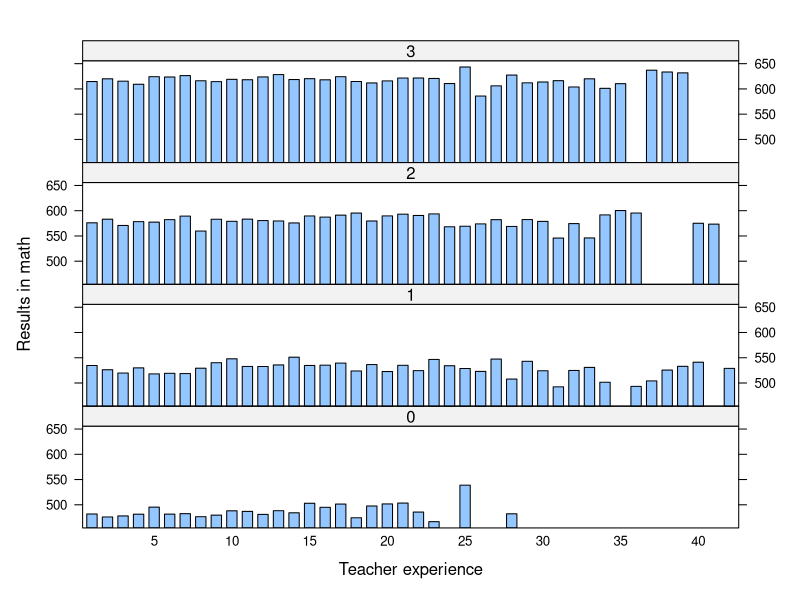
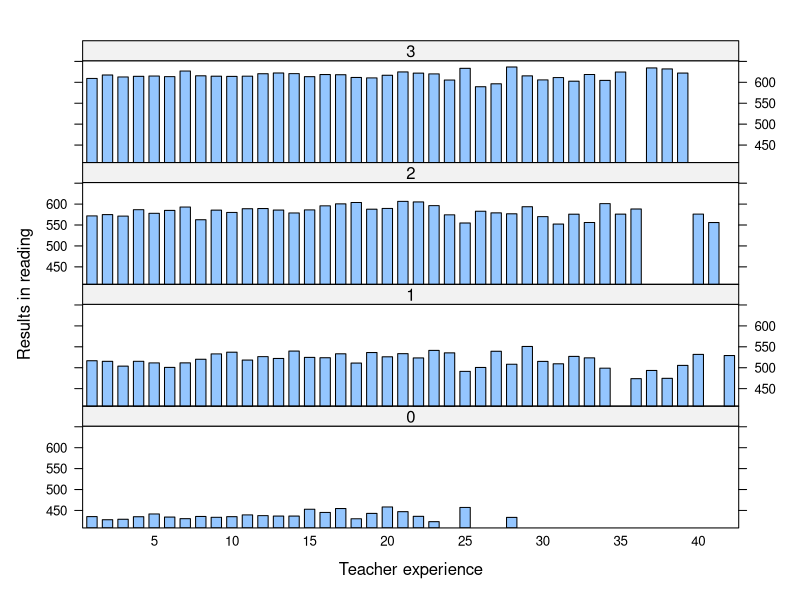
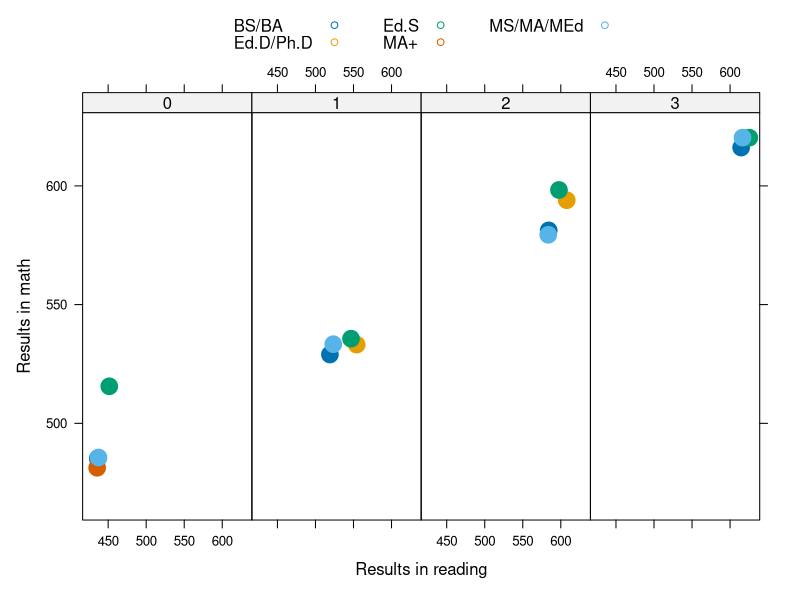
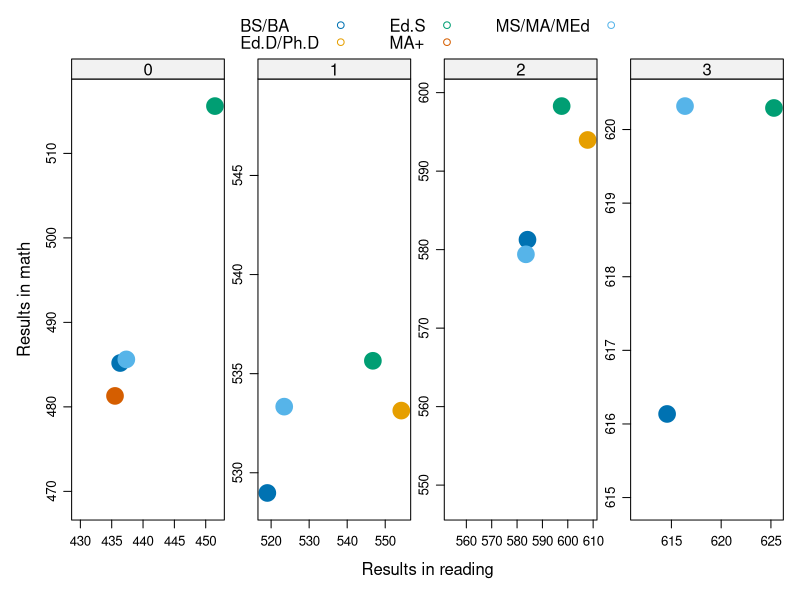
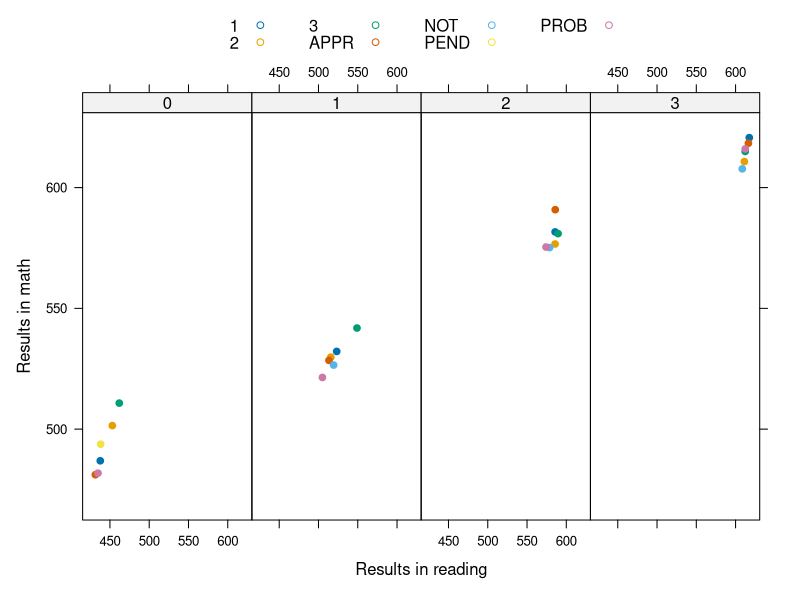
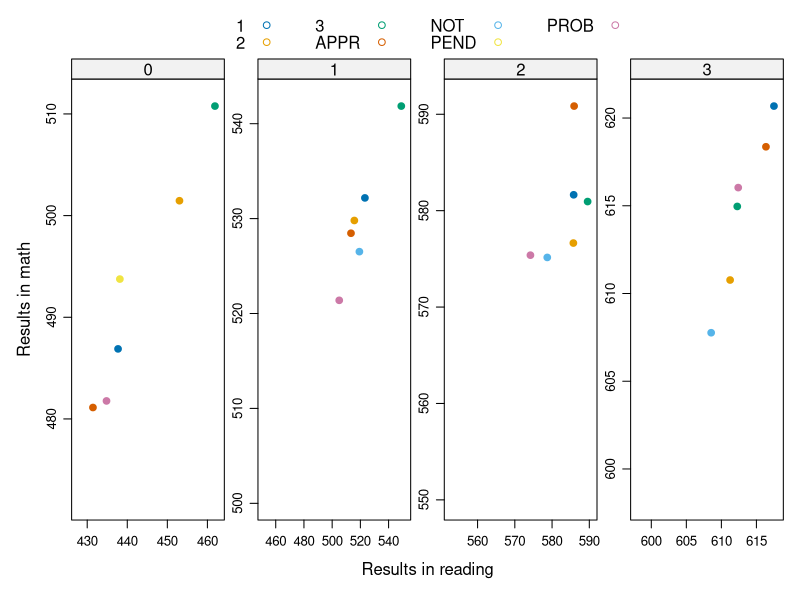
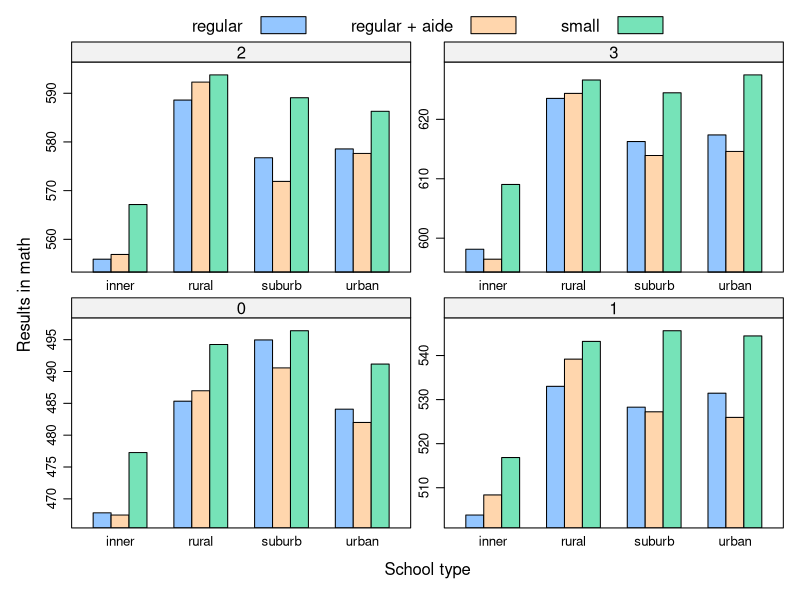
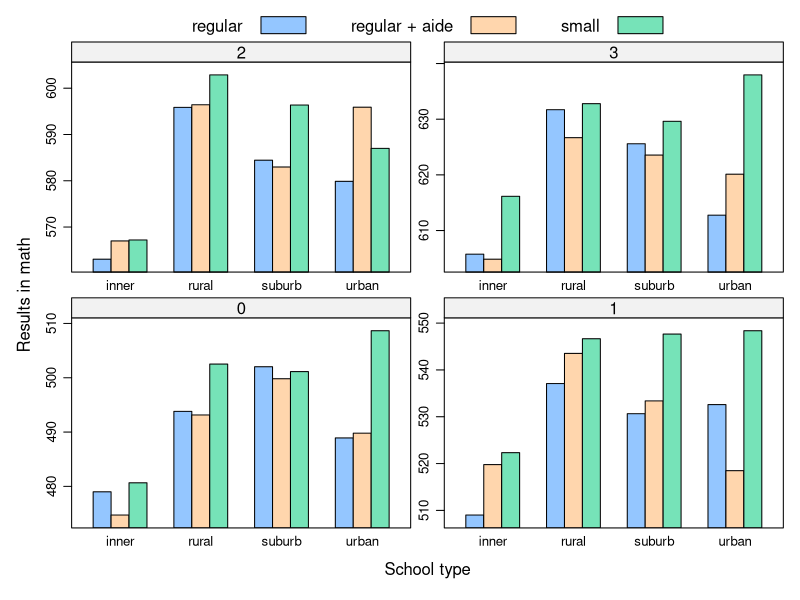

The R script that drew these images, in order:
## ---- chunk 1
library(dplyr)
library(lattice)

df <- read.table("data.txt", header=TRUE, sep=" ", na.strings = c("NA", " ")) %>% mutate(yrs = factor(yrs))
head(df)
## ---- chunk 2
df.tmp <- df %>% group_by(exp, yrs) %>% 
        summarise(math = mean(math, na.rm=TRUE), read = mean(read, na.rm=TRUE))
barchart(math~exp|yrs, data = df.tmp, 
        layout=c(1, 4), horiz=FALSE,  scales = list(x = list(at = c(5, 10, 15, 20, 25, 30, 35, 40))),
        xlab="Teacher experience", ylab="Results in math")

barchart(read~exp|yrs, data = df.tmp,
         layout=c(1, 4), horiz=FALSE, scales = list(x = list(at = c(5, 10, 15, 20, 25, 30, 35, 40))),
         xlab="Teacher experience", ylab="Results in reading")
## ---- chunk 3
df.tmp <- df %>% group_by(hdeg, yrs) %>% 
      summarise(math = mean(math, na.rm=TRUE), read = mean(read, na.rm=TRUE))
xyplot(math~read|yrs, data = df.tmp, 
      group=hdeg, layout=c(4, 1), pch=19, cex=2,
      auto.key=list(space="top", columns=3),
      xlab="Results in reading", ylab="Results in math")
xyplot(math~read|yrs, data = df.tmp, 
      group=hdeg, layout=c(4, 1), pch=19, cex=2, scales="free",
      auto.key=list(space="top", columns=3),
      xlab="Results in reading", ylab="Results in math")

## ---- chunk 4
df.tmp <- df %>% group_by(clad, yrs) %>% 
      summarise(math = mean(math, na.rm=TRUE), read = mean(read, na.rm=TRUE))
xyplot(math~read|yrs, data = df.tmp , 
      group=clad, layout=c(4, 1), pch=19,
      auto.key=list(space="top", columns=4),
      xlab="Results in reading", ylab="Results in math")
xyplot(math~read|yrs, data = df.tmp , 
      group=clad, layout=c(4, 1), pch=19, scales="free",
      auto.key=list(space="top", columns=4),
      xlab="Results in reading", ylab="Results in math")
## ---- chunk 5
df.new <- df %>% filter(exp >= 1) %>% group_by(sch, yrs) %>% 
          mutate(med.read = median(read, na.rm=TRUE), med.math = median(math, na.rm=TRUE)) %>%
          ungroup()
df.count.all <- df.new  %>% group_by(tch) %>% summarise(n = n())  %>% filter(n >= 10)
df.count.best <- df.new %>% filter(read > med.read | math > med.math) %>% group_by(tch) %>% 
          summarise(n = n())
df.tch <- inner_join(df.count.best, df.count.all, by = "tch") %>% mutate(pref = n.x / n.y) %>%
          filter(pref > 0.5)
df.new <- inner_join(df.new, df.tch, by = "tch")

df.new
## ---- chunk 6
df.tmp <- df %>% group_by(yrs, schtype, cltype) %>% 
        summarise(math = mean(math, na.rm=TRUE), read = mean(read, na.rm=TRUE))
df.new.tmp <- df.new %>% group_by(yrs, schtype, cltype) %>% 
        summarise(math = mean(math, na.rm=TRUE), read = mean(read, na.rm=TRUE))

barchart(math~schtype|yrs, data = df.tmp,
        horiz=FALSE, group=cltype, scales = "free",
        auto.key=list(space="top", columns=3, text=c("regular", "regular + aide", "small")),
        xlab="School type", ylab="Results in math")
barchart(math~schtype|yrs, data = df.new.tmp,
        horiz=FALSE, group=cltype, scales = "free",
        auto.key=list(space="top", columns=3, text=c("regular", "regular + aide", "small")),
        xlab="School type", ylab="Results in math")
barchart(read~schtype|yrs, data = df.tmp,
        horiz=FALSE, group=cltype, scales = "free",
        auto.key=list(space="top", columns=3, text=c("regular", "regular + aide", "small")),
        xlab="School type", ylab="Results in reading")
barchart(read~schtype|yrs, data = df.new.tmp,
        horiz=FALSE, group=cltype, scales = "free",
        auto.key=list(space="top", columns=3, text=c("regular", "regular + aide", "small")),
        xlab="School type", ylab="Results in reading")
## ---- chunk 7
df.tmp <- df %>% group_by(yrs, ses, cltype) %>% 
        summarise(math = mean(math, na.rm=TRUE), read = mean(read, na.rm=TRUE))
df.new.tmp <- df.new %>% group_by(yrs, ses, cltype) %>% 
        summarise(math = mean(math, na.rm=TRUE), read = mean(read, na.rm=TRUE))

barchart(math~ses|yrs, data = df.tmp,
        horiz=FALSE, group=cltype, scales = "free",
        auto.key=list(space="top", columns=3, text=c("regular", "regular + aide", "small")),
        xlab="Socioeconomic status", ylab="Results in math")
barchart(math~ses|yrs, data = df.new.tmp, 
        horiz=FALSE, group=cltype, scales = "free",
        auto.key=list(space="top", columns=3, text=c("regular", "regular + aide", "small")),
        xlab="Socioeconomic status", ylab="Results in math")
barchart(read~ses|yrs, data = df.tmp,
        horiz=FALSE, group=cltype, scales = "free",
        auto.key=list(space="top", columns=3, text=c("regular", "regular + aide", "small")),
        xlab="Socioeconomic status", ylab="Results in reading")
barchart(read~ses|yrs, data = df.new.tmp,
        horiz=FALSE, group=cltype, scales = "free",
        auto.key=list(space="top", columns=3, text=c("regular", "regular + aide", "small")),
        xlab="Socioeconomic status", ylab="Results in reading")
## ---- chunk 8
df.tmp <- df %>% group_by(yrs, sx, cltype) %>% 
        summarise(math = mean(math, na.rm=TRUE), read = mean(read, na.rm=TRUE))
df.new.tmp <- df.new %>% group_by(yrs, sx, cltype) %>% 
        summarise(math = mean(math, na.rm=TRUE), read = mean(read, na.rm=TRUE))

barchart(math~sx|yrs, data = df.tmp,
        horiz=FALSE, group=cltype, scales = "free",
        auto.key=list(space="top", columns=3, text=c("regular", "regular + aide", "small")),
        xlab="Student's sex", ylab="Results in math")
barchart(math~sx|yrs, data = df.new.tmp,
        horiz=FALSE, group=cltype, scales = "free",
        auto.key=list(space="top", columns=3, text=c("regular", "regular + aide", "small")),
        xlab="Student's sex", ylab="Results in math")
barchart(read~sx|yrs, data = df.tmp,
        horiz=FALSE, group=cltype, scales = "free",
        auto.key=list(space="top", columns=3, text=c("regular", "regular + aide", "small")),
        xlab="Student's sex", ylab="Results in reading")
barchart(read~sx|yrs, data = df.new.tmp,
        horiz=FALSE, group=cltype, scales = "free",
        auto.key=list(space="top", columns=3, text=c("regular", "regular + aide", "small")),
        xlab="Student's sex", ylab="Results in reading")
## ---- chunk 9
df %>% group_by(eth) %>% summarise(n())
df.new %>% group_by(eth) %>% summarise(n())
## ---- chunk 10
df.tmp <- df %>% filter(eth == "B" | eth == "W") %>% group_by(yrs, eth, cltype) %>% 
        summarise(math = mean(math, na.rm=TRUE), read = mean(read, na.rm=TRUE))
df.tmp.new <- df.new %>% filter(eth == "B" | eth == "W") %>% group_by(yrs, eth, cltype) %>% 
        summarise(math = mean(math, na.rm=TRUE), read = mean(read, na.rm=TRUE))

barchart(math~eth|yrs, data = df.tmp,
        horiz=FALSE, group=cltype, scales = "free",
        auto.key=list(space="top", columns=3, text=c("regular", "regular + aide", "small")),
        xlab="Student's ethnicity", ylab="Results in math")
barchart(math~eth|yrs, data = df.tmp.new,
        horiz=FALSE, group=cltype, scales = "free",
        auto.key=list(space="top", columns=3, text=c("regular", "regular + aide", "small")),
        xlab="Student's ethnicity", ylab="Results in math")
barchart(read~eth|yrs, data = df.tmp,
        horiz=FALSE, group=cltype, scales = "free",
        auto.key=list(space="top", columns=3, text=c("regular", "regular + aide", "small")),
        xlab="Student's ethnicity", ylab="Results in reading")
barchart(read~eth|yrs, data = df.tmp.new,
        horiz=FALSE, group=cltype, scales = "free",
        auto.key=list(space="top", columns=3, text=c("regular", "regular + aide", "small")),
        xlab="Student's ethnicity", ylab="Results in reading")
## ---- chunk 11
df.tmp <- df %>% group_by(exp, yrs) %>% 
        summarise(math = mean(math, na.rm=TRUE), read = mean(read, na.rm=TRUE))
barchart(math~exp|yrs, data = df.tmp, 
        layout=c(2, 2), horiz=FALSE,  scales = list(x = list(at = c(5, 10, 15, 20, 25, 30, 35, 40))),
        xlab="Teacher experience", ylab="Results in math")

barchart(read~exp|yrs, data = df.tmp,
         layout=c(2, 2), horiz=FALSE, scales = list(x = list(at = c(5, 10, 15, 20, 25, 30, 35, 40))),
         xlab="Teacher experience", ylab="Results in reading")
## ---- chunk 12
densityplot(~math|sx*yrs, data=df)
## ---- chunk 13
df.tmp <- df %>% group_by(yrs, eth, cltype) %>% 
        summarise(math = mean(math, na.rm=TRUE), read = mean(read, na.rm=TRUE))
df.tmp.new <- df.new %>% group_by(yrs, eth, cltype) %>% 
        summarise(math = mean(math, na.rm=TRUE), read = mean(read, na.rm=TRUE))

barchart(math~eth|yrs, data = df.tmp,
        horiz=FALSE, group=cltype, scales = "free",
        auto.key=list(space="top", columns=3, text=c("regular", "regular + aide", "small")),
        xlab="Student's ethnicity", ylab="Results in math")
barchart(math~eth|yrs, data = df.tmp.new,
        horiz=FALSE, group=cltype, scales = "free",
        auto.key=list(space="top", columns=3, text=c("regular", "regular + aide", "small")),
        xlab="Student's ethnicity", ylab="Results in math")
barchart(read~eth|yrs, data = df.tmp,
        horiz=FALSE, group=cltype, scales = "free",
        auto.key=list(space="top", columns=3, text=c("regular", "regular + aide", "small")),
        xlab="Student's ethnicity", ylab="Results in reading")
barchart(read~eth|yrs, data = df.tmp.new,
        horiz=FALSE, group=cltype, scales = "free",
        auto.key=list(space="top", columns=3, text=c("regular", "regular + aide", "small")),
        xlab="Student's ethnicity", ylab="Results in reading")
